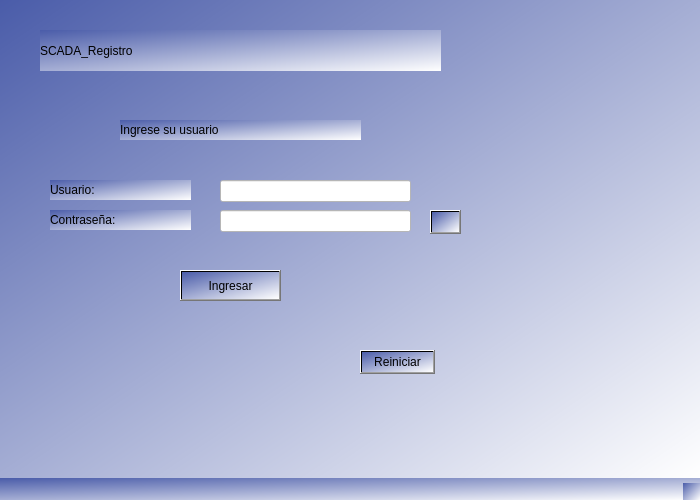
<?xml version="1.0" encoding="UTF-8"?>
<ui version="4.0">
 <class>MainWindow</class>
 <widget class="QMainWindow" name="MainWindow">
  <property name="geometry">
   <rect>
    <x>0</x>
    <y>0</y>
    <width>700</width>
    <height>500</height>
   </rect>
  </property>
  <property name="minimumSize">
   <size>
    <width>700</width>
    <height>500</height>
   </size>
  </property>
  <property name="maximumSize">
   <size>
    <width>700</width>
    <height>500</height>
   </size>
  </property>
  <property name="windowTitle">
   <string>MainWindow</string>
  </property>
  <property name="styleSheet">
   <string notr="true">background-color: qlineargradient(spread:pad, x1:0, y1:0, x2:1, y2:1, stop:0 rgba(74, 92, 169, 255), stop:1 rgba(255, 255, 255, 255));</string>
  </property>
  <widget class="QWidget" name="centralwidget">
   <widget class="QLabel" name="label">
    <property name="geometry">
     <rect>
      <x>40</x>
      <y>30</y>
      <width>401</width>
      <height>41</height>
     </rect>
    </property>
    <property name="styleSheet">
     <string notr="true">font: 36pt &quot;Stencil&quot;;
color: rgb(0, 0, 0);</string>
    </property>
    <property name="text">
     <string>SCADA_Registro</string>
    </property>
   </widget>
   <widget class="QLabel" name="label_2">
    <property name="geometry">
     <rect>
      <x>120</x>
      <y>120</y>
      <width>241</width>
      <height>20</height>
     </rect>
    </property>
    <property name="styleSheet">
     <string notr="true">font: 15pt &quot;Stencil&quot;;
color: rgb(0, 0, 0);</string>
    </property>
    <property name="text">
     <string>Ingrese su usuario</string>
    </property>
   </widget>
   <widget class="QLabel" name="label_3">
    <property name="geometry">
     <rect>
      <x>50</x>
      <y>180</y>
      <width>141</width>
      <height>20</height>
     </rect>
    </property>
    <property name="toolTip">
     <string>&lt;html&gt;&lt;head/&gt;&lt;body&gt;&lt;p align=&quot;right&quot;&gt;&lt;br/&gt;&lt;/p&gt;&lt;/body&gt;&lt;/html&gt;</string>
    </property>
    <property name="styleSheet">
     <string notr="true">font: 15pt &quot;Stencil&quot;;
color: rgb(0, 0, 0);</string>
    </property>
    <property name="text">
     <string>Usuario:</string>
    </property>
   </widget>
   <widget class="QLabel" name="label_4">
    <property name="geometry">
     <rect>
      <x>50</x>
      <y>210</y>
      <width>141</width>
      <height>20</height>
     </rect>
    </property>
    <property name="styleSheet">
     <string notr="true">font: 15pt &quot;Stencil&quot;;
color: rgb(0, 0, 0);</string>
    </property>
    <property name="text">
     <string>Contraseña:</string>
    </property>
   </widget>
   <widget class="QLineEdit" name="lineEdit">
    <property name="geometry">
     <rect>
      <x>220</x>
      <y>180</y>
      <width>191</width>
      <height>22</height>
     </rect>
    </property>
    <property name="styleSheet">
     <string notr="true">background-color: rgb(255, 255, 255);</string>
    </property>
   </widget>
   <widget class="QLineEdit" name="lineEdit_2">
    <property name="geometry">
     <rect>
      <x>220</x>
      <y>210</y>
      <width>191</width>
      <height>22</height>
     </rect>
    </property>
    <property name="styleSheet">
     <string notr="true">background-color: rgb(255, 255, 255);</string>
    </property>
   </widget>
   <widget class="QPushButton" name="pushButton">
    <property name="geometry">
     <rect>
      <x>180</x>
      <y>270</y>
      <width>101</width>
      <height>31</height>
     </rect>
    </property>
    <property name="styleSheet">
     <string notr="true">font: 16pt &quot;Segoe UI&quot;;</string>
    </property>
    <property name="text">
     <string>Ingresar</string>
    </property>
   </widget>
   <widget class="QPushButton" name="pushButton_2">
    <property name="geometry">
     <rect>
      <x>360</x>
      <y>350</y>
      <width>75</width>
      <height>24</height>
     </rect>
    </property>
    <property name="text">
     <string>Reiniciar</string>
    </property>
   </widget>
   <widget class="QPushButton" name="pushButton_act">
    <property name="geometry">
     <rect>
      <x>430</x>
      <y>210</y>
      <width>31</width>
      <height>24</height>
     </rect>
    </property>
    <property name="text">
     <string/>
    </property>
    <property name="icon">
     <iconset>
      <normaloff>oculto.png</normaloff>oculto.png</iconset>
    </property>
    <property name="iconSize">
     <size>
      <width>30</width>
      <height>30</height>
     </size>
    </property>
   </widget>
  </widget>
  <widget class="QMenuBar" name="menubar">
   <property name="geometry">
    <rect>
     <x>0</x>
     <y>0</y>
     <width>700</width>
     <height>22</height>
    </rect>
   </property>
  </widget>
  <widget class="QStatusBar" name="statusbar"/>
 </widget>
 <resources/>
 <connections/>
</ui>
